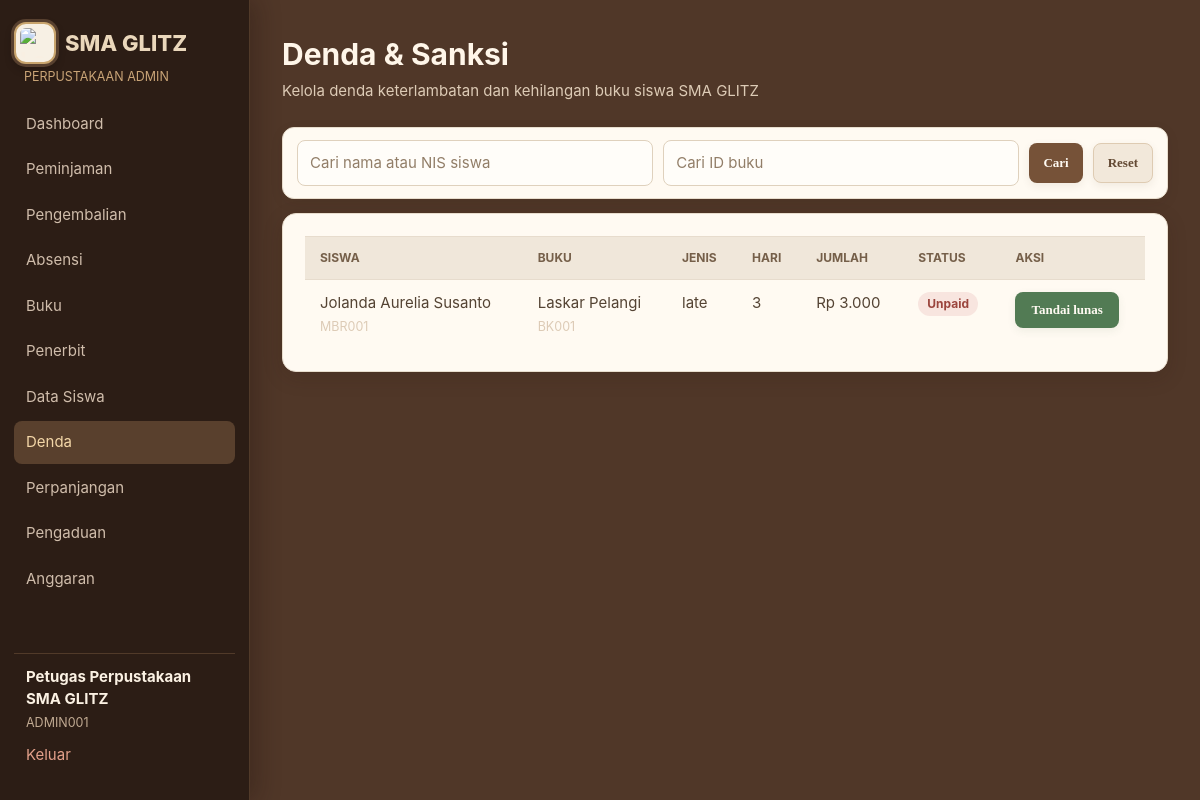
/admin/fines.php (signed in), run on the app's committed database.
### tables this page shows
CREATE TABLE fines (
    id INTEGER PRIMARY KEY AUTOINCREMENT, user_id INTEGER NOT NULL, borrowing_id INTEGER UNIQUE,
    days_late INTEGER NOT NULL DEFAULT 0, amount INTEGER NOT NULL, book_price INTEGER, status TEXT NOT NULL DEFAULT 'unpaid',
    type TEXT NOT NULL DEFAULT 'late', notes TEXT, created_at TEXT NOT NULL DEFAULT CURRENT_TIMESTAMP,
    updated_at TEXT NOT NULL DEFAULT CURRENT_TIMESTAMP,
    FOREIGN KEY (user_id) REFERENCES users(id), FOREIGN KEY (borrowing_id) REFERENCES borrowings(id)
);

CREATE TABLE users (
    id INTEGER PRIMARY KEY AUTOINCREMENT, member_id TEXT NOT NULL UNIQUE, name TEXT NOT NULL,
    email TEXT NOT NULL UNIQUE, phone TEXT, gender TEXT, address TEXT, password TEXT NOT NULL,
    role TEXT NOT NULL DEFAULT 'member', status TEXT NOT NULL DEFAULT 'active',
    created_at TEXT NOT NULL DEFAULT CURRENT_TIMESTAMP, updated_at TEXT NOT NULL DEFAULT CURRENT_TIMESTAMP
, photo_path TEXT, nik TEXT, nis TEXT, kelas TEXT);

CREATE TABLE books (
    id INTEGER PRIMARY KEY AUTOINCREMENT, book_id TEXT NOT NULL UNIQUE, title TEXT NOT NULL, author TEXT NOT NULL,
    year INTEGER, pages INTEGER, genre TEXT, stock INTEGER NOT NULL DEFAULT 1, available INTEGER NOT NULL DEFAULT 1,
    cover_url TEXT, publisher_id INTEGER, created_at TEXT NOT NULL DEFAULT CURRENT_TIMESTAMP,
    updated_at TEXT NOT NULL DEFAULT CURRENT_TIMESTAMP, synopsis TEXT,
    FOREIGN KEY (publisher_id) REFERENCES publishers(id) ON DELETE SET NULL
);

### admin/fines.php (the view, shortened to what this page needs)
<?php
require_once __DIR__ . '/../includes/layout.php'; require_admin();
$memberId = trim($_GET['member_id'] ?? ''); $bookId = trim($_GET['book_id'] ?? '');
$sql = 'SELECT f.*,u.name,u.member_id,b.title,b.book_id FROM fines f JOIN users u ON u.id=f.user_id LEFT JOIN borrowings br ON br.id=f.borrowing_id LEFT JOIN books b ON b.id=br.book_id WHERE u.member_id LIKE ? AND COALESCE(b.book_id,"") LIKE ? ORDER BY f.created_at DESC';
$data = rows($sql, ['%' . $memberId . '%', '%' . $bookId . '%']);
?>
<form class="toolbar admin-id-search" method="get"><input name="member_id" value="<?= e($memberId) ?>" placeholder="Cari nama atau NIS siswa"><input name="book_id" value="<?= e($bookId) ?>" placeholder="Cari ID buku"><button type="submit" class="btn btn-primary">Cari</button><a class="button secondary btn btn-secondary" href="<?= e(url('admin/fines.php')) ?>">Reset</a></form>
<section class="card table-card"><table><thead><tr><th>Siswa</th><th>Buku</th><th>Jenis</th><th>Hari</th><th>Jumlah</th><th>Status</th><th>Aksi</th></tr></thead><tbody><?php foreach ($data as $row): ?><tr><td><?= e($row['name']) ?><br><small class="muted"><?= e($row['member_id']) ?></small></td><td><?= e($row['title'] ?? '-') ?><br><small class="muted"><?= e($row['book_id'] ?? '-') ?></small></td><td><?= e($row['type']) ?></td><td><?= e($row['days_late']) ?></td><td><?= rupiah((int) $row['amount']) ?></td><td><?= status_badge($row['status']) ?></td><td><?php if ($row['status'] === 'unpaid'): ?><form method="post" class="actions"><input type="hidden" name="id" value="<?= (int) $row['id'] ?>"><input type="hidden" name="status" value="paid"><input type="hidden" name="notes" value="Dibayar melalui kasir"><button class="success">Tandai lunas</button></form><?php endif; ?></td></tr><?php endforeach; ?><?php if (!$data): ?><tr><td colspan="7" class="muted">Tidak ada data denda.</td></tr><?php endif; ?></tbody></table></section>

### includes/bootstrap.php (shortened to what this page needs)
<?php
function base_url(string $path = ''): string
{
    $script = rawurldecode($_SERVER['SCRIPT_NAME'] ?? '');
    $marker = '/versiphp/';
    $position = stripos($script, $marker);
    $base = $position === false ? '' : substr($script, 0, $position + strlen($marker) - 1);
    return $base . ($path === '' ? '/' : '/' . ltrim($path, '/'));
}
function url(string $path = ''): string
{
    return base_url($path);
}
function e(mixed $value): string
{
    return htmlspecialchars((string) $value, ENT_QUOTES, 'UTF-8');
}
function pdo(): PDO
{
    $pdo = new PDO('sqlite:' . DB_FILE);
    $pdo->setAttribute(PDO::ATTR_ERRMODE, PDO::ERRMODE_EXCEPTION);
    $pdo->setAttribute(PDO::ATTR_DEFAULT_FETCH_MODE, PDO::FETCH_ASSOC);
    $pdo->exec('PRAGMA foreign_keys = ON');
    initialise_database($pdo);
    return $pdo;
}
function initialise_database(PDO $db): void
{
    $userColumns = array_column($db->query('PRAGMA table_info(users)')->fetchAll(), 'name');
    $db->exec("UPDATE users SET address='Perpustakaan SMA GLITZ, Jl. Glitz No. 1, Semarang' WHERE member_id='ADMIN001'");
    $db->exec("UPDATE publishers SET location='Semarang' WHERE name IN ('Gramedia Pustaka Utama','Erlangga','Mizan','Kompas') AND location IN ('Jakarta','Bandung')");
    $bookColumns = array_column($db->query('PRAGMA table_info(books)')->fetchAll(), 'name');
    $borrowingColumns = array_column($db->query('PRAGMA table_info(borrowings)')->fetchAll(), 'name');
    $extensionColumns = array_column($db->query('PRAGMA table_info(extensions)')->fetchAll(), 'name');
    $complaintColumns = array_column($db->query('PRAGMA table_info(complaints)')->fetchAll(), 'name');
    if ((int) $db->query('SELECT COUNT(*) FROM users')->fetchColumn() === 0) {
        seed_database($db);
    }
    $seedMigration=$db->prepare('SELECT 1 FROM app_migrations WHERE name=?');
    $seedMigration->execute(['member_mbr001_ongoing_loan_v1']);
    $hideExample=$db->prepare('SELECT 1 FROM app_migrations WHERE name=?');
    $hideExample->execute(['hide_mbr001_bk004_history_v1']);
    $glitzMigration = $db->prepare('SELECT 1 FROM app_migrations WHERE name=?');
    $glitzMigration->execute(['sma_glitz_dummy_data_v2']);
    $coversMigration = $db->prepare('SELECT 1 FROM app_migrations WHERE name=?');
    $coversMigration->execute(['sma_glitz_book_covers_v1']);
}
function rows(string $query, array $params = []): array
{
    $statement = pdo()->prepare($query);
    $statement->execute($params);
    return $statement->fetchAll();
}
function rupiah(int|float $number): string
{
    return 'Rp ' . number_format((float) $number, 0, ',', '.');
}
function status_badge(string $status): string
{
    return '<span class="badge badge-' . e($status) . '">' . e(ucfirst($status)) . '</span>';
}

### data on the page
fines: user.name "Jolanda Aurelia Susanto", user.member_id "MBR001", books.title "Laskar Pelangi", books.book_id "BK001", type "late", days_late "3", amount "Rp 3.000", status "Unpaid"

### other printed values
$label "Dashboard"
$label "Peminjaman"
$label "Pengembalian"
$label "Absensi"
$label "Buku"
$label "Penerbit"
$label "Data Siswa"
$label "Denda"
$label "Perpanjangan"
$label "Pengaduan"
$label "Anggaran"
$user['name'] "Petugas Perpustakaan SMA GLITZ"
$user['member_id'] "ADMIN001"
$title "Denda & Sanksi"
$subtitle "Kelola denda keterlambatan dan kehilangan buku siswa SMA GLITZ"
